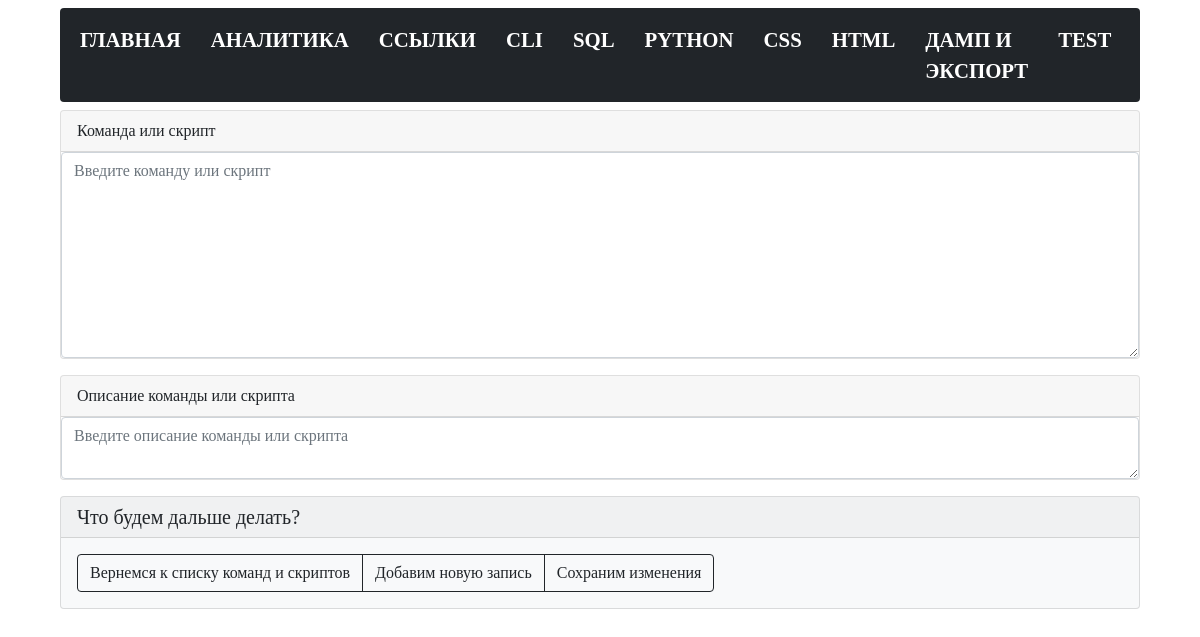
The app's page /bash/edit/134/, older data.
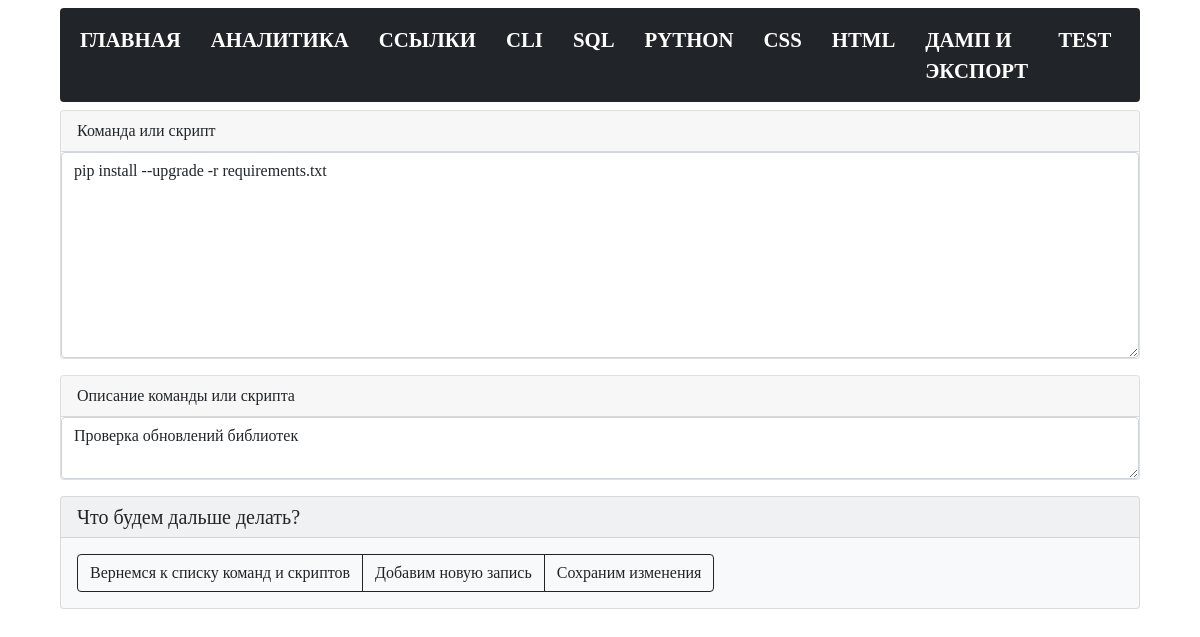
The same page, newer data.
### tables this page shows
CREATE TABLE "bash" (
    bash_id INTEGER PRIMARY KEY AUTOINCREMENT,
    bash_command TEXT NOT NULL,
    bash_name TEXT NOT NULL
  );

### modules/bash/edit_bash_command.py (the view, shortened to what this page needs)
@bp.route("/bash/edit/<int:bash_id>/", methods=("GET", "POST"))
def edit_bash_command(bash_id):
    conn = connect.get_db_connection()
    edit_bash_command_view = conn.execute("SELECT * FROM bash WHERE bash_id = ?",
                                          (bash_id,)).fetchone()
    return render_template("bash/edit_bash_command.html", edit_bash_command_view=edit_bash_command_view)

### modules/connect.py (called while the page is built)
def get_db_connection():
    db_path = os.path.join(BASE_DIR, '../database.db')
    conn = sqlite3.connect(db_path)
    conn.row_factory = sqlite3.Row
    return conn

### templates/bash/edit_bash_command.html (shortened to what this page needs)
{% extends 'base.html' %}
{% block content %}
<form method="post">
   <div class="card mb-3">
      <label for="bash_command" class="card-header">Команда или скрипт</label>
      <textarea class="form-control" id="bash_command" name="bash_command" rows="8"
         placeholder="Введите команду или скрипт" required>{{ edit_bash_command_view.bash_command }}</textarea>
   </div>
   <div class="card mb-3">
      <label for="bash_name" class="card-header">Описание команды или скрипта</label>
      <textarea class="form-control" id="bash_name" name="bash_name" rows="2"
         placeholder="Введите описание команды или скрипта" required>{{ edit_bash_command_view.bash_name }}</textarea>
   </div>
   <div class="card text-dark bg-light mb-3">
      <div class="card-header h5">Что будем дальше делать?</div>
      <div class="card-body">
         <div class="btn-group btn-group" role="group" aria-label="...">
            <a href="{{ url_for('bash_list_commands.bash_list_commands') }}" class="btn btn-outline-dark">Вернемся к
               списку команд и скриптов</a>
            <a href="{{ url_for('add_bash_command.add_bash_command') }}" class="btn btn-outline-dark">Добавим новую
               запись</a>
            <button type="submit" value="" class="btn btn-outline-dark">Сохраним изменения</button>
         </div>
      </div>
</form>
{% endblock %}

Row changes from the older to the newer data that the page shows:
added bash: bash_command "pip install --upgrade -r requirements.txt", bash_name "Проверка обновлений библиотек"
